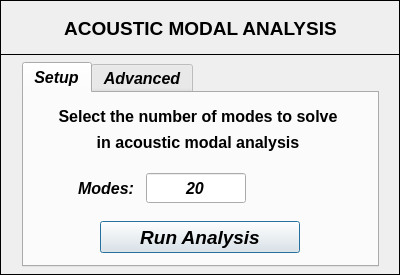
<?xml version="1.0" encoding="UTF-8"?>
<ui version="4.0">
 <class>Dialog</class>
 <widget class="QDialog" name="Dialog">
  <property name="windowModality">
   <enum>Qt::NonModal</enum>
  </property>
  <property name="geometry">
   <rect>
    <x>0</x>
    <y>0</y>
    <width>400</width>
    <height>275</height>
   </rect>
  </property>
  <property name="sizePolicy">
   <sizepolicy hsizetype="Fixed" vsizetype="Fixed">
    <horstretch>0</horstretch>
    <verstretch>0</verstretch>
   </sizepolicy>
  </property>
  <property name="minimumSize">
   <size>
    <width>400</width>
    <height>275</height>
   </size>
  </property>
  <property name="maximumSize">
   <size>
    <width>400</width>
    <height>275</height>
   </size>
  </property>
  <property name="contextMenuPolicy">
   <enum>Qt::DefaultContextMenu</enum>
  </property>
  <property name="windowTitle">
   <string>Modal Analysis Setup</string>
  </property>
  <property name="windowIcon">
   <iconset>
    <normaloff>../../../../../../Downloads/load - Copia.png</normaloff>../../../../../../Downloads/load - Copia.png</iconset>
  </property>
  <property name="whatsThis">
   <string/>
  </property>
  <widget class="QFrame" name="frame_2">
   <property name="geometry">
    <rect>
     <x>0</x>
     <y>54</y>
     <width>400</width>
     <height>221</height>
    </rect>
   </property>
   <property name="font">
    <font>
     <family>Arial</family>
     <pointsize>12</pointsize>
     <weight>75</weight>
     <bold>true</bold>
    </font>
   </property>
   <property name="frameShape">
    <enum>QFrame::Box</enum>
   </property>
   <property name="frameShadow">
    <enum>QFrame::Plain</enum>
   </property>
   <widget class="QTabWidget" name="tabWidget">
    <property name="geometry">
     <rect>
      <x>22</x>
      <y>8</y>
      <width>357</width>
      <height>205</height>
     </rect>
    </property>
    <property name="font">
     <font>
      <family>Arial</family>
      <pointsize>12</pointsize>
      <weight>75</weight>
      <italic>true</italic>
      <bold>true</bold>
     </font>
    </property>
    <property name="currentIndex">
     <number>0</number>
    </property>
    <widget class="QWidget" name="tab">
     <attribute name="title">
      <string>Setup</string>
     </attribute>
     <widget class="QLineEdit" name="lineEdit_number_modes">
      <property name="geometry">
       <rect>
        <x>122</x>
        <y>80</y>
        <width>100</width>
        <height>30</height>
       </rect>
      </property>
      <property name="minimumSize">
       <size>
        <width>100</width>
        <height>30</height>
       </size>
      </property>
      <property name="maximumSize">
       <size>
        <width>100</width>
        <height>30</height>
       </size>
      </property>
      <property name="font">
       <font>
        <family>Arial</family>
        <pointsize>12</pointsize>
        <weight>75</weight>
        <italic>true</italic>
        <bold>true</bold>
       </font>
      </property>
      <property name="text">
       <string>20</string>
      </property>
      <property name="alignment">
       <set>Qt::AlignCenter</set>
      </property>
     </widget>
     <widget class="QLabel" name="label_2">
      <property name="geometry">
       <rect>
        <x>42</x>
        <y>80</y>
        <width>80</width>
        <height>30</height>
       </rect>
      </property>
      <property name="minimumSize">
       <size>
        <width>80</width>
        <height>30</height>
       </size>
      </property>
      <property name="maximumSize">
       <size>
        <width>80</width>
        <height>30</height>
       </size>
      </property>
      <property name="font">
       <font>
        <family>Arial</family>
        <pointsize>12</pointsize>
        <weight>75</weight>
        <bold>true</bold>
       </font>
      </property>
      <property name="text">
       <string>Modes:</string>
      </property>
      <property name="alignment">
       <set>Qt::AlignCenter</set>
      </property>
     </widget>
     <widget class="QPushButton" name="pushButton">
      <property name="geometry">
       <rect>
        <x>76</x>
        <y>128</y>
        <width>200</width>
        <height>32</height>
       </rect>
      </property>
      <property name="minimumSize">
       <size>
        <width>200</width>
        <height>32</height>
       </size>
      </property>
      <property name="maximumSize">
       <size>
        <width>200</width>
        <height>32</height>
       </size>
      </property>
      <property name="font">
       <font>
        <family>Arial</family>
        <pointsize>14</pointsize>
        <weight>75</weight>
        <italic>true</italic>
        <bold>true</bold>
       </font>
      </property>
      <property name="text">
       <string>Run Analysis</string>
      </property>
     </widget>
     <widget class="QLabel" name="label_9">
      <property name="geometry">
       <rect>
        <x>14</x>
        <y>34</y>
        <width>320</width>
        <height>30</height>
       </rect>
      </property>
      <property name="minimumSize">
       <size>
        <width>320</width>
        <height>30</height>
       </size>
      </property>
      <property name="maximumSize">
       <size>
        <width>320</width>
        <height>30</height>
       </size>
      </property>
      <property name="font">
       <font>
        <family>Arial</family>
        <pointsize>12</pointsize>
        <weight>75</weight>
        <italic>false</italic>
        <bold>true</bold>
       </font>
      </property>
      <property name="text">
       <string>in acoustic modal analysis</string>
      </property>
      <property name="textFormat">
       <enum>Qt::AutoText</enum>
      </property>
      <property name="alignment">
       <set>Qt::AlignCenter</set>
      </property>
     </widget>
     <widget class="QLabel" name="label_5">
      <property name="geometry">
       <rect>
        <x>14</x>
        <y>8</y>
        <width>320</width>
        <height>30</height>
       </rect>
      </property>
      <property name="minimumSize">
       <size>
        <width>320</width>
        <height>30</height>
       </size>
      </property>
      <property name="maximumSize">
       <size>
        <width>320</width>
        <height>30</height>
       </size>
      </property>
      <property name="font">
       <font>
        <family>Arial</family>
        <pointsize>12</pointsize>
        <weight>75</weight>
        <italic>false</italic>
        <bold>true</bold>
       </font>
      </property>
      <property name="text">
       <string>Select the number of modes to solve</string>
      </property>
      <property name="textFormat">
       <enum>Qt::AutoText</enum>
      </property>
      <property name="alignment">
       <set>Qt::AlignCenter</set>
      </property>
     </widget>
    </widget>
    <widget class="QWidget" name="tab_2">
     <attribute name="title">
      <string>Advanced</string>
     </attribute>
     <widget class="QLabel" name="label_4">
      <property name="geometry">
       <rect>
        <x>224</x>
        <y>80</y>
        <width>49</width>
        <height>30</height>
       </rect>
      </property>
      <property name="minimumSize">
       <size>
        <width>49</width>
        <height>30</height>
       </size>
      </property>
      <property name="maximumSize">
       <size>
        <width>49</width>
        <height>30</height>
       </size>
      </property>
      <property name="font">
       <font>
        <family>Arial</family>
        <pointsize>12</pointsize>
        <weight>75</weight>
        <bold>true</bold>
       </font>
      </property>
      <property name="text">
       <string>[Hz]</string>
      </property>
      <property name="alignment">
       <set>Qt::AlignCenter</set>
      </property>
     </widget>
     <widget class="QLabel" name="label_3">
      <property name="geometry">
       <rect>
        <x>42</x>
        <y>80</y>
        <width>80</width>
        <height>30</height>
       </rect>
      </property>
      <property name="minimumSize">
       <size>
        <width>80</width>
        <height>30</height>
       </size>
      </property>
      <property name="maximumSize">
       <size>
        <width>80</width>
        <height>30</height>
       </size>
      </property>
      <property name="font">
       <font>
        <family>Arial</family>
        <pointsize>12</pointsize>
        <weight>75</weight>
        <bold>true</bold>
       </font>
      </property>
      <property name="text">
       <string>Sigma:</string>
      </property>
      <property name="alignment">
       <set>Qt::AlignCenter</set>
      </property>
     </widget>
     <widget class="QLineEdit" name="lineEdit_input_sigma_factor">
      <property name="geometry">
       <rect>
        <x>122</x>
        <y>80</y>
        <width>100</width>
        <height>30</height>
       </rect>
      </property>
      <property name="minimumSize">
       <size>
        <width>100</width>
        <height>30</height>
       </size>
      </property>
      <property name="maximumSize">
       <size>
        <width>100</width>
        <height>30</height>
       </size>
      </property>
      <property name="font">
       <font>
        <family>Arial</family>
        <pointsize>12</pointsize>
        <weight>75</weight>
        <italic>true</italic>
        <bold>true</bold>
       </font>
      </property>
      <property name="text">
       <string>1e-2</string>
      </property>
      <property name="alignment">
       <set>Qt::AlignCenter</set>
      </property>
     </widget>
     <widget class="QPushButton" name="pushButton_2">
      <property name="geometry">
       <rect>
        <x>76</x>
        <y>128</y>
        <width>200</width>
        <height>32</height>
       </rect>
      </property>
      <property name="minimumSize">
       <size>
        <width>200</width>
        <height>32</height>
       </size>
      </property>
      <property name="maximumSize">
       <size>
        <width>200</width>
        <height>32</height>
       </size>
      </property>
      <property name="font">
       <font>
        <family>Arial</family>
        <pointsize>14</pointsize>
        <weight>75</weight>
        <italic>true</italic>
        <bold>true</bold>
       </font>
      </property>
      <property name="text">
       <string>Run Analysis</string>
      </property>
     </widget>
     <widget class="QLabel" name="label_7">
      <property name="geometry">
       <rect>
        <x>16</x>
        <y>8</y>
        <width>320</width>
        <height>30</height>
       </rect>
      </property>
      <property name="minimumSize">
       <size>
        <width>320</width>
        <height>30</height>
       </size>
      </property>
      <property name="maximumSize">
       <size>
        <width>320</width>
        <height>30</height>
       </size>
      </property>
      <property name="font">
       <font>
        <family>Arial</family>
        <pointsize>12</pointsize>
        <weight>75</weight>
        <italic>false</italic>
        <bold>true</bold>
       </font>
      </property>
      <property name="text">
       <string>The Sigma factor allows to change the</string>
      </property>
      <property name="textFormat">
       <enum>Qt::AutoText</enum>
      </property>
      <property name="alignment">
       <set>Qt::AlignCenter</set>
      </property>
     </widget>
     <widget class="QLabel" name="label_8">
      <property name="geometry">
       <rect>
        <x>16</x>
        <y>34</y>
        <width>320</width>
        <height>30</height>
       </rect>
      </property>
      <property name="minimumSize">
       <size>
        <width>320</width>
        <height>30</height>
       </size>
      </property>
      <property name="maximumSize">
       <size>
        <width>320</width>
        <height>30</height>
       </size>
      </property>
      <property name="font">
       <font>
        <family>Arial</family>
        <pointsize>12</pointsize>
        <weight>75</weight>
        <italic>false</italic>
        <bold>true</bold>
       </font>
      </property>
      <property name="text">
       <string> eigensolver algorithm convergence:</string>
      </property>
      <property name="textFormat">
       <enum>Qt::AutoText</enum>
      </property>
      <property name="alignment">
       <set>Qt::AlignCenter</set>
      </property>
     </widget>
    </widget>
   </widget>
  </widget>
  <widget class="QFrame" name="frame">
   <property name="geometry">
    <rect>
     <x>0</x>
     <y>0</y>
     <width>400</width>
     <height>55</height>
    </rect>
   </property>
   <property name="font">
    <font>
     <family>Arial</family>
     <pointsize>12</pointsize>
     <weight>75</weight>
     <bold>true</bold>
    </font>
   </property>
   <property name="frameShape">
    <enum>QFrame::Box</enum>
   </property>
   <property name="frameShadow">
    <enum>QFrame::Plain</enum>
   </property>
   <property name="lineWidth">
    <number>1</number>
   </property>
   <widget class="QLabel" name="label_6">
    <property name="geometry">
     <rect>
      <x>20</x>
      <y>10</y>
      <width>361</width>
      <height>37</height>
     </rect>
    </property>
    <property name="font">
     <font>
      <family>Arial</family>
      <pointsize>14</pointsize>
      <weight>75</weight>
      <italic>false</italic>
      <bold>true</bold>
     </font>
    </property>
    <property name="text">
     <string>ACOUSTIC MODAL ANALYSIS</string>
    </property>
    <property name="textFormat">
     <enum>Qt::AutoText</enum>
    </property>
    <property name="alignment">
     <set>Qt::AlignCenter</set>
    </property>
   </widget>
  </widget>
 </widget>
 <resources/>
 <connections/>
</ui>
